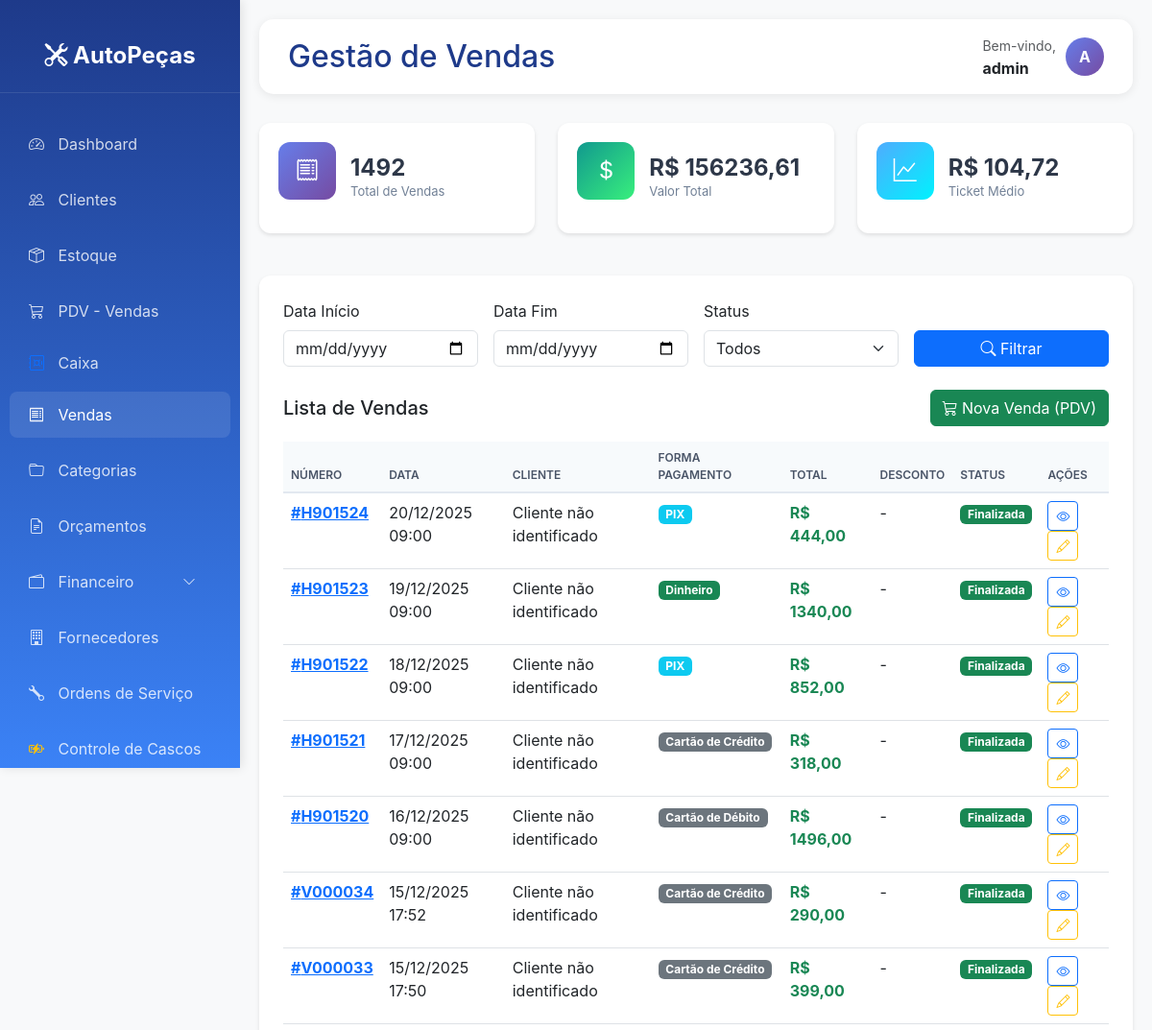
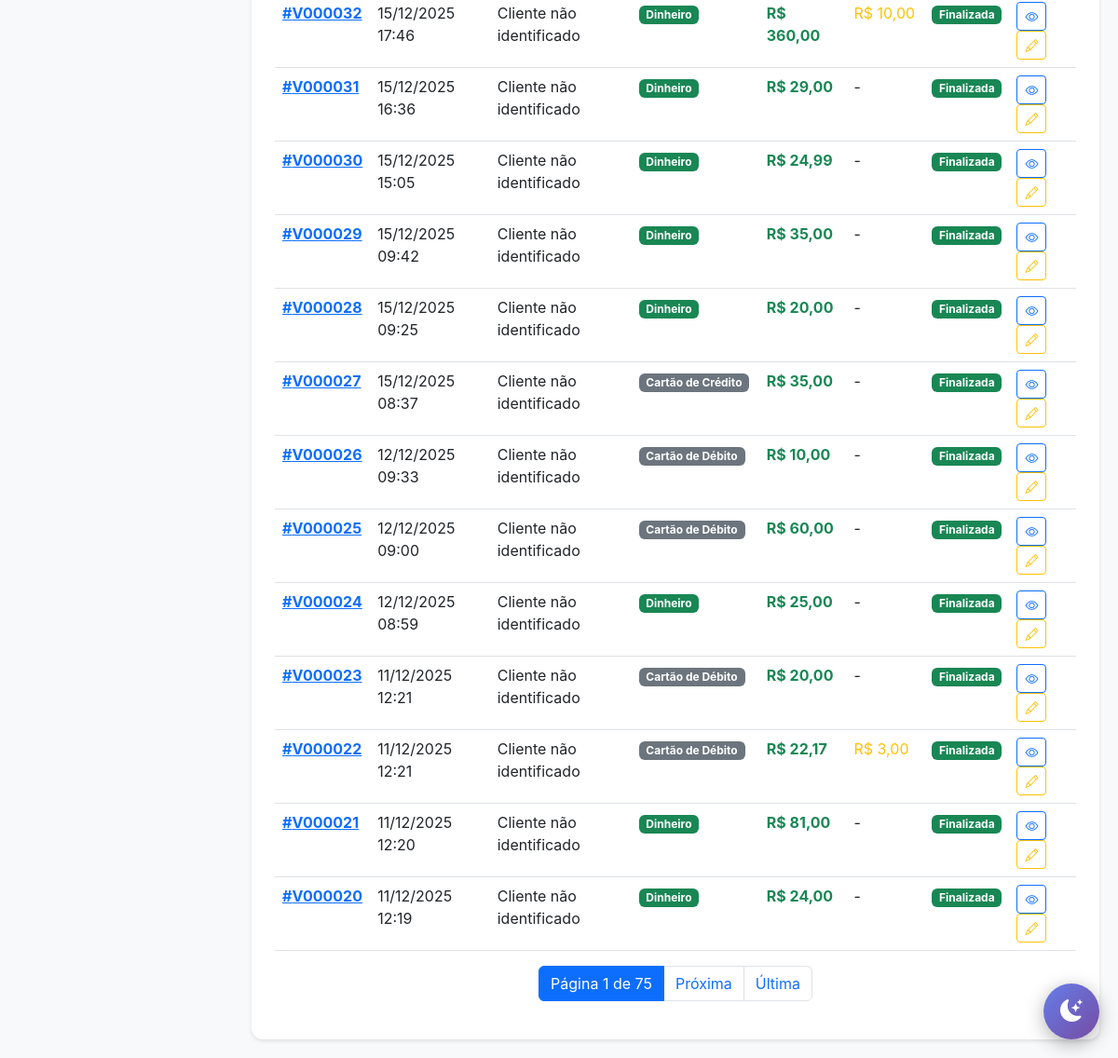
Page /vendas/ (signed in) on the committed database (2 pictures, top to bottom).
### vendas/models.py (models this page shows, shortened)
class Venda(models.Model):
    STATUS_CHOICES = [
        ('A', 'Aberta'),
        ('F', 'Finalizada'),
        ('C', 'Cancelada'),
    ]
    FORMA_PAGAMENTO_CHOICES = [
        ('DI', 'Dinheiro'),
        ('CD', 'Cartão de Débito'),
        ('CC', 'Cartão de Crédito'),
        ('PI', 'PIX'),
        ('BO', 'Boleto'),
        ('CR', 'Crediário'),
    ]
    numero = models.CharField(max_length=20, unique=True)
    cliente = models.ForeignKey(Cliente, on_delete=models.PROTECT)
    veiculo = models.ForeignKey(Veiculo, on_delete=models.PROTECT, null=True, blank=True)
    status = models.CharField(max_length=1, choices=STATUS_CHOICES, default='A')
    forma_pagamento = models.CharField(max_length=2, choices=FORMA_PAGAMENTO_CHOICES)
    subtotal = models.DecimalField(max_digits=10, decimal_places=2, default=0)
    desconto = models.DecimalField(max_digits=10, decimal_places=2, default=0)
    total = models.DecimalField(max_digits=10, decimal_places=2, default=0)
    observacoes = models.TextField(blank=True, null=True)
    vendedor = models.CharField(max_length=100)
    data_venda = models.DateTimeField(auto_now_add=True)
    data_atualizacao = models.DateTimeField(auto_now=True)
    class Meta:
        verbose_name = 'Venda'
        verbose_name_plural = 'Vendas'
        ordering = ['-data_venda']

### clientes/models.py (models this page shows, shortened)
class Cliente(models.Model):
    TIPO_CHOICES = [
        ('F', 'Pessoa Física'),
        ('J', 'Pessoa Jurídica'),
    ]
    tipo = models.CharField(max_length=1, choices=TIPO_CHOICES, default='F')
    nome = models.CharField(max_length=200)
    cpf_cnpj = models.CharField(max_length=18, unique=True)
    rg_ie = models.CharField(max_length=20, blank=True, null=True)
    telefone = models.CharField(max_length=15)
    celular = models.CharField(max_length=15, blank=True, null=True)
    email = models.EmailField(blank=True, null=True)
    cep = models.CharField(max_length=9)
    logradouro = models.CharField(max_length=200)
    numero = models.CharField(max_length=10)
    complemento = models.CharField(max_length=100, blank=True, null=True)
    bairro = models.CharField(max_length=100)
    cidade = models.CharField(max_length=100)
    estado = models.CharField(max_length=2)
    limite_credito = models.DecimalField(max_digits=10, decimal_places=2, default=0)
    observacoes = models.TextField(blank=True, null=True)
    ativo = models.BooleanField(default=True)
    data_cadastro = models.DateTimeField(auto_now_add=True)
    data_atualizacao = models.DateTimeField(auto_now=True)
    class Meta:
        verbose_name = 'Cliente'
        verbose_name_plural = 'Clientes'
        ordering = ['nome']

### core/views.py (the view)
# urls.py: path('vendas/', core_views.lista_vendas, name='lista_vendas'),
@login_required
def lista_vendas(request):
    data_inicio = request.GET.get('data_inicio', '')
    data_fim = request.GET.get('data_fim', '')
    status = request.GET.get('status', '')
    cliente_id = request.GET.get('cliente', '')
    vendas = Venda.objects.all()
    if data_inicio:
        vendas = vendas.filter(data_venda__date__gte=data_inicio)
    if data_fim:
        vendas = vendas.filter(data_venda__date__lte=data_fim)
    if status:
        vendas = vendas.filter(status=status)
    if cliente_id:
        vendas = vendas.filter(cliente_id=cliente_id)
    vendas = vendas.select_related('cliente').order_by('-data_venda')
    paginator = Paginator(vendas, 20)
    page_number = request.GET.get('page')
    page_obj = paginator.get_page(page_number)
    stats = {
        'total_vendas': vendas.count(),
        'valor_total': vendas.aggregate(Sum('total'))['total__sum'] or 0,
        'ticket_medio': vendas.aggregate(Avg('total'))['total__avg'] or 0,
    }
    context = {
        'page_obj': page_obj,
        'stats': stats,
        'data_inicio': data_inicio,
        'data_fim': data_fim,
        'status_selecionado': status,
    }
    return render(request, 'core/vendas_lista.html', context)

### templates/core/vendas_lista.html (shortened to what this page needs)
{% extends 'base.html' %}
{% block page_title %}Gestão de Vendas{% endblock %}
{% block content %}
<div class="row mb-4">
    <div class="col-md-4">
        <div class="stat-card primary">
            <div class="icon"><i class="bi bi-receipt"></i></div>
            <div>
                <h3>{{ stats.total_vendas }}</h3>
                <p>Total de Vendas</p>
            </div>
        </div>
    </div>
    <div class="col-md-4">
        <div class="stat-card success">
            <div class="icon"><i class="bi bi-currency-dollar"></i></div>
            <div>
                <h3>R$ {{ stats.valor_total|floatformat:2 }}</h3>
                <p>Valor Total</p>
            </div>
        </div>
    </div>
    <div class="col-md-4">
        <div class="stat-card info">
            <div class="icon"><i class="bi bi-graph-up"></i></div>
            <div>
                <h3>R$ {{ stats.ticket_medio|floatformat:2 }}</h3>
                <p>Ticket Médio</p>
            </div>
        </div>
    </div>
</div>
<div class="table-card">
    <form method="get" class="mb-4">
        <div class="row g-3">
            <div class="col-md-3">
                <label class="form-label">Data Início</label>
                <input type="date" name="data_inicio" class="form-control" value="{{ data_inicio }}">
            </div>
            <div class="col-md-3">
                <label class="form-label">Data Fim</label>
                <input type="date" name="data_fim" class="form-control" value="{{ data_fim }}">
            </div>
            <div class="col-md-3">
                <label class="form-label">Status</label>
                <select name="status" class="form-select">
                    <option value="">Todos</option>
                </select>
            </div>
            <div class="col-md-3">
                <label class="form-label">&nbsp;</label>
                <button type="submit" class="btn btn-primary w-100">
                    <i class="bi bi-search"></i> Filtrar
                </button>
            </div>
        </div>
    </form>
    <div class="d-flex justify-content-between align-items-center mb-3">
        <h5 class="mb-0">Lista de Vendas</h5>
        <a href="{% url 'pdv' %}" class="btn btn-success">
            <i class="bi bi-cart3"></i> Nova Venda (PDV)
        </a>
    </div>
    <div class="table-responsive">
        <table class="table table-hover">
            <thead>
                <tr>
                    <th>Número</th>
                    <th>Data</th>
                    <th>Cliente</th>
                    <th>Forma Pagamento</th>
                    <th>Total</th>
                    <th>Desconto</th>
                    <th>Status</th>
                    <th>Ações</th>
                </tr>
            </thead>
            <tbody>
                {% for venda in page_obj %}
                <tr>
                    <td>
                        <a href="{% url 'detalhe_venda' venda.id %}">
                            <strong>#{{ venda.numero }}</strong>
                        </a>
                    </td>
                    <td>{{ venda.data_venda|date:"d/m/Y H:i" }}</td>
                    <td>{{ venda.cliente.nome|truncatewords:3 }}</td>
                    <td>
                        {% if venda.forma_pagamento == 'DI' %}
                        <span class="badge bg-success">Dinheiro</span>
                        {% elif venda.forma_pagamento == 'CA' %}
                        <span class="badge bg-primary">Cartão</span>
                        {% elif venda.forma_pagamento == 'PI' %}
                        <span class="badge bg-info">PIX</span>
                        {% else %}
                        <span class="badge bg-secondary">{{ venda.get_forma_pagamento_display }}</span>
                        {% endif %}
                    </td>
                    <td><strong class="text-success">R$ {{ venda.total|floatformat:2 }}</strong></td>
                    <td>
                        {% if venda.desconto > 0 %}
                        <span class="text-warning">R$ {{ venda.desconto|floatformat:2 }}</span>
                        {% else %}
                        -
                        {% endif %}
                    </td>
                    <td>
                        {% if venda.status == 'F' %}
                        <span class="badge bg-success">Finalizada</span>
                        {% elif venda.status == 'A' %}
                        <span class="badge bg-warning">Aberta</span>
                        {% else %}
                        <span class="badge bg-danger">Cancelada</span>
                        {% endif %}
                    </td>
                    <td>
                        <a href="{% url 'detalhe_venda' venda.id %}" class="btn btn-sm btn-outline-primary" title="Ver Detalhes">
                            <i class="bi bi-eye"></i>
                        </a>
                        <a href="{% url 'editar_venda' venda.id %}" class="btn btn-sm btn-outline-warning" title="Editar">
                            <i class="bi bi-pencil"></i>
                        </a>
                    </td>
                </tr>
                {% endfor %}
            </tbody>
        </table>
    </div>
    {% if page_obj.has_other_pages %}
    <nav aria-label="Navegação de página">
        <ul class="pagination justify-content-center">
            <li class="page-item active">
                <span class="page-link">Página {{ page_obj.number }} de {{ page_obj.paginator.num_pages }}</span>
            </li>
            {% if page_obj.has_next %}
            <li class="page-item">
                <a class="page-link" href="?page={{ page_obj.next_page_number }}">Próxima</a>
            </li>
            <li class="page-item">
                <a class="page-link" href="?page={{ page_obj.paginator.num_pages }}">Última</a>
            </li>
            {% endif %}
        </ul>
    </nav>
    {% endif %}
</div>
{% endblock %}

### templates/base.html (shortened to what this page needs)
<!DOCTYPE html>
<html lang="pt-BR">
<head>
    <link href="https://cdn.jsdelivr.net/npm/bootstrap@5.3.0/dist/css/bootstrap.min.css" rel="stylesheet">
    <link rel="stylesheet" href="https://cdn.jsdelivr.net/npm/bootstrap-icons@1.10.0/font/bootstrap-icons.css">
</head>
<body>
    <div class="sidebar">
        <div class="logo">
            <i class="bi bi-tools"></i> AutoPeças
        </div>
        <nav class="nav flex-column mt-4">
            <a class="nav-link {% if request.path == '/' %}active{% endif %}" href="{% url 'dashboard' %}">
                <i class="bi bi-speedometer2"></i> Dashboard
            </a>
            <a class="nav-link {% if 'clientes' in request.path %}active{% endif %}" href="{% url 'lista_clientes' %}">
                <i class="bi bi-people"></i> Clientes
            </a>
            <a class="nav-link {% if 'estoque' in request.path %}active{% endif %}" href="{% url 'lista_estoque' %}">
                <i class="bi bi-box-seam"></i> Estoque
            </a>
            <a class="nav-link {% if 'pdv' in request.path %}active{% endif %}" href="{% url 'pdv' %}">
                <i class="bi bi-cart3"></i> PDV - Vendas
            </a>
            <a class="nav-link py-2" href="{% url 'financeiro:dashboard_caixa' %}">
                <i class="bi bi-safe text-primary"></i> Caixa
            </a>
            <a class="nav-link {% if 'vendas' in request.path %}active{% endif %}" href="{% url 'lista_vendas' %}">
                <i class="bi bi-receipt"></i> Vendas
            </a>
            <a class="nav-link" href="{% url 'lista_categorias' %}">
                <i class="bi bi-folder"></i> Categorias
            </a>
            <a class="nav-link" href="{% url 'lista_orcamentos' %}">
                <i class="bi bi-file-earmark-text"></i> Orçamentos
            </a>
            <a class="nav-link d-flex justify-content-between align-items-center {% if 'financeiro' in request.path %}active{% endif %}"
            data-bs-toggle="collapse" href="#menuFinanceiro" role="button"
            aria-expanded="{% if 'financeiro' in request.path %}true{% else %}false{% endif %}">
                <span><i class="bi bi-wallet2"></i> Financeiro</span>
                <i class="bi bi-chevron-down small"></i>
            </a>
            <a class="nav-link {% if 'fornecedores' in request.path %}active{% endif %}" href="{% url 'lista_fornecedores' %}">
                <i class="bi bi-building"></i> Fornecedores
            </a>
            <a class="nav-link {% if 'ordens-servico' in request.path %}active{% endif %}" href="{% url 'lista_ordens_servico' %}">
                <i class="bi bi-wrench"></i> Ordens de Serviço
            </a>
            <a class="nav-link {% if 'cascos' in request.path %}active{% endif %}" href="{% url 'controle_cascos' %}">
                <i class="bi bi-battery-charging text-warning"></i> Controle de Cascos
            </a>
        </nav>
    </div>
    <div class="main-content">
        <div class="topbar">
            <h2>{% block page_title %}Sistema de Gestão{% endblock %}</h2>
            <div class="user-info">
                <div>
                    <small class="text-muted">Bem-vindo,</small><br>
                    <strong>{{ user.username }}</strong>
                </div>
                <div class="user-avatar">
                    {{ user.username|slice:":1"|upper }}
                </div>
            </div>
        </div>
        {% block content %}{% endblock %}
    </div>
    <button class="theme-toggle" id="theme-toggle" title="Alternar tema">
        <i class="bi bi-moon-stars-fill" id="theme-icon"></i>
    </button>
</body>
</html>

### rows in the picture
Venda: numero "H901524", data_venda "20/12/2025 09:00", cliente.nome "Cliente não identificado", forma_pagamento "PIX", total "444,00", status "Finalizada"
Venda: numero "H901523", data_venda "19/12/2025 09:00", cliente.nome "Cliente não identificado", forma_pagamento "Dinheiro", total "1340,00", status "Finalizada"
Venda: numero "H901522", data_venda "18/12/2025 09:00", cliente.nome "Cliente não identificado", forma_pagamento "PIX", total "852,00", status "Finalizada"
Venda: numero "H901521", data_venda "17/12/2025 09:00", cliente.nome "Cliente não identificado", forma_pagamento "Cartão de Crédito", total "318,00", status "Finalizada"
Venda: numero "H901520", data_venda "16/12/2025 09:00", cliente.nome "Cliente não identificado", forma_pagamento "Cartão de Débito", total "1496,00", status "Finalizada"
Venda: numero "V000034", data_venda "15/12/2025 17:52", cliente.nome "Cliente não identificado", forma_pagamento "Cartão de Crédito", total "290,00", status "Finalizada"
Venda: numero "V000033", data_venda "15/12/2025 17:50", cliente.nome "Cliente não identificado", forma_pagamento "Cartão de Crédito", total "399,00", status "Finalizada"
Venda: numero "V000032", data_venda "15/12/2025 17:46", cliente.nome "Cliente não identificado", forma_pagamento "Dinheiro", total "360,00", desconto "10,00", status "Finalizada"
Venda: numero "V000031", data_venda "15/12/2025 16:36", cliente.nome "Cliente não identificado", forma_pagamento "Dinheiro", total "29,00", status "Finalizada"
Venda: numero "V000030", data_venda "15/12/2025 15:05", cliente.nome "Cliente não identificado", forma_pagamento "Dinheiro", total "24,99", status "Finalizada"
Venda: numero "V000029", data_venda "15/12/2025 09:42", cliente.nome "Cliente não identificado", forma_pagamento "Dinheiro", total "35,00", status "Finalizada"
Venda: numero "V000028", data_venda "15/12/2025 09:25", cliente.nome "Cliente não identificado", forma_pagamento "Dinheiro", total "20,00", status "Finalizada"
Venda: numero "V000027", data_venda "15/12/2025 08:37", cliente.nome "Cliente não identificado", forma_pagamento "Cartão de Crédito", total "35,00", status "Finalizada"
Venda: numero "V000026", data_venda "12/12/2025 09:33", cliente.nome "Cliente não identificado", forma_pagamento "Cartão de Débito", total "10,00", status "Finalizada"
Venda: numero "V000025", data_venda "12/12/2025 09:00", cliente.nome "Cliente não identificado", forma_pagamento "Cartão de Débito", total "60,00", status "Finalizada"
Venda: numero "V000024", data_venda "12/12/2025 08:59", cliente.nome "Cliente não identificado", forma_pagamento "Dinheiro", total "25,00", status "Finalizada"
Venda: numero "V000023", data_venda "11/12/2025 12:21", cliente.nome "Cliente não identificado", forma_pagamento "Cartão de Débito", total "20,00", status "Finalizada"
Venda: numero "V000022", data_venda "11/12/2025 12:21", cliente.nome "Cliente não identificado", forma_pagamento "Cartão de Débito", total "22,17", desconto "3,00", status "Finalizada"
Venda: numero "V000021", data_venda "11/12/2025 12:20", cliente.nome "Cliente não identificado", forma_pagamento "Dinheiro", total "81,00", status "Finalizada"
Venda: numero "V000020", data_venda "11/12/2025 12:19", cliente.nome "Cliente não identificado", forma_pagamento "Dinheiro", total "24,00", status "Finalizada"

### other values in the picture
{{ user.username }} "admin"
{{ user.username|slice:":1"|upper }} "A"
{{ stats.total_vendas }} "1492"
{{ stats.valor_total|floatformat:2 }} "156236,61"
{{ stats.ticket_medio|floatformat:2 }} "104,72"
{{ page_obj.number }} "1"
{{ page_obj.paginator.num_pages }} "75"
